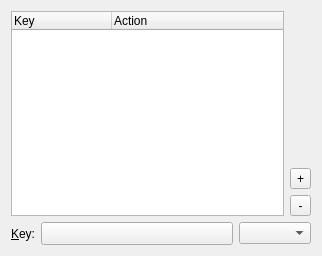
<?xml version="1.0" encoding="UTF-8"?>
<ui version="4.0">
 <class>KeyActionEdit</class>
 <widget class="QWidget" name="KeyActionEdit">
  <property name="geometry">
   <rect>
    <x>0</x>
    <y>0</y>
    <width>322</width>
    <height>256</height>
   </rect>
  </property>
  <layout class="QVBoxLayout" name="verticalLayout_2">
   <item>
    <layout class="QHBoxLayout" name="horizontalLayout_2">
     <item>
      <widget class="QTreeWidget" name="list">
       <property name="verticalScrollMode">
        <enum>QAbstractItemView::ScrollPerPixel</enum>
       </property>
       <property name="rootIsDecorated">
        <bool>false</bool>
       </property>
       <property name="uniformRowHeights">
        <bool>true</bool>
       </property>
       <property name="allColumnsShowFocus">
        <bool>true</bool>
       </property>
       <column>
        <property name="text">
         <string>Key</string>
        </property>
       </column>
       <column>
        <property name="text">
         <string>Action</string>
        </property>
       </column>
      </widget>
     </item>
     <item>
      <layout class="QVBoxLayout" name="verticalLayout">
       <item>
        <spacer name="verticalSpacer">
         <property name="orientation">
          <enum>Qt::Vertical</enum>
         </property>
         <property name="sizeHint" stdset="0">
          <size>
           <width>20</width>
           <height>40</height>
          </size>
         </property>
        </spacer>
       </item>
       <item>
        <widget class="QToolButton" name="add">
         <property name="sizePolicy">
          <sizepolicy hsizetype="Preferred" vsizetype="Fixed">
           <horstretch>0</horstretch>
           <verstretch>0</verstretch>
          </sizepolicy>
         </property>
         <property name="text">
          <string>+</string>
         </property>
        </widget>
       </item>
       <item>
        <widget class="QToolButton" name="remove">
         <property name="sizePolicy">
          <sizepolicy hsizetype="Preferred" vsizetype="Fixed">
           <horstretch>0</horstretch>
           <verstretch>0</verstretch>
          </sizepolicy>
         </property>
         <property name="text">
          <string>-</string>
         </property>
        </widget>
       </item>
      </layout>
     </item>
    </layout>
   </item>
   <item>
    <layout class="QHBoxLayout" name="horizontalLayout">
     <item>
      <widget class="QLabel" name="label">
       <property name="text">
        <string>&amp;Key:</string>
       </property>
       <property name="buddy">
        <cstring>key</cstring>
       </property>
      </widget>
     </item>
     <item>
      <widget class="CuteimeKeyWidget" name="key">
       <property name="sizePolicy">
        <sizepolicy hsizetype="Expanding" vsizetype="Fixed">
         <horstretch>0</horstretch>
         <verstretch>0</verstretch>
        </sizepolicy>
       </property>
       <property name="text">
        <string/>
       </property>
      </widget>
     </item>
     <item>
      <widget class="QComboBox" name="action"/>
     </item>
    </layout>
   </item>
  </layout>
 </widget>
 <customwidgets>
  <customwidget>
   <class>CuteimeKeyWidget</class>
   <extends>QToolButton</extends>
   <header>cuteimekeywidget.h</header>
  </customwidget>
 </customwidgets>
 <resources/>
 <connections/>
</ui>
